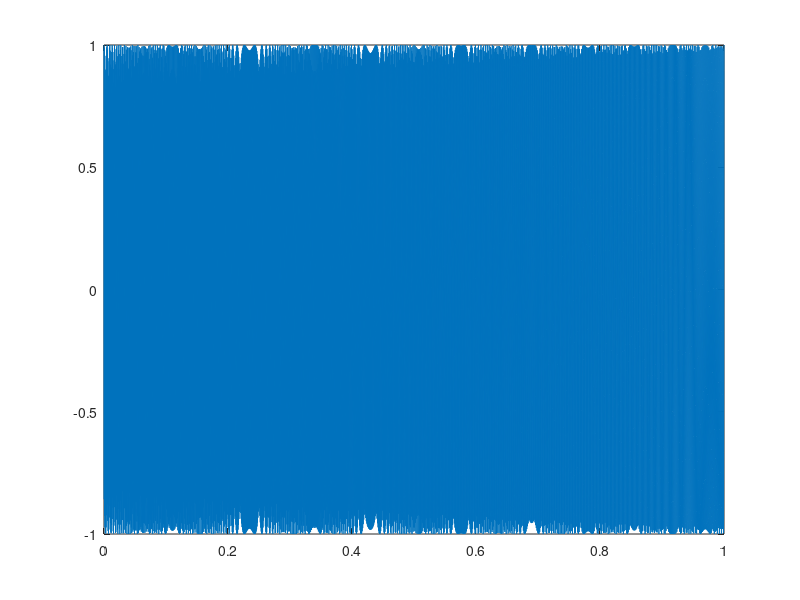

Source code (MATLAB):
t=[0:1/8192:1];
a = 2013;
x4 = cos(a * pi * t.^2);

x5= cos(2 * pi * (-500 * t.^2 + 1600 * t))

plot(t,x5)

soundsc(x4)